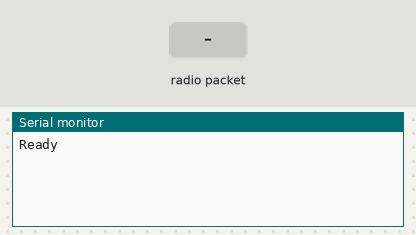
Recording of a sketch running on a simulated Arduino Uno, built with avr-gcc and run on an emulated ATmega328P. Shown: the last lines printed to the serial monitor. The inputs (shaded band) are chosen by the test bench. No radio packets arrive unless stated.

Above: at 1.2 s.
1.3 s: radio packet "1" arrives
At 2.5 s:
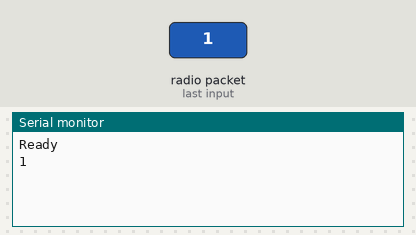
2.8 s: radio packet "0" arrives
At 3.7 s:
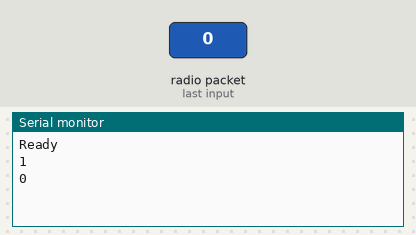
4.3 s: radio packet "2" arrives
At 4.9 s:
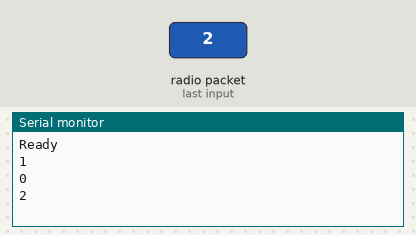

The sketch:

rf_receiver.ino
```cpp
#include <VirtualWire.h>
byte message[VW_MAX_MESSAGE_LEN]; // a buffer to hold the incoming messages
byte msgLength = VW_MAX_MESSAGE_LEN; // the size of the message

char incomingbyte;


void setup()
{
Serial.begin(9600);
Serial.println("Ready");
// Initialize the IO and ISR
vw_setup(2000); // Bits per sec
vw_rx_start(); // Start the receiver
}

void loop()
{


if (vw_get_message(message, &msgLength)) // Non-blocking

{
//Serial.print("Got: ");


//for (int i = 0; i < msgLength; i++)
//{
//Serial.write(message[i]);
//}
//Serial.println();


//read the byte and store it in incoming byte
int i;
incomingbyte = message[i];     //Serial.read();
//


// if else with the incoming byte! :D :D

//--------------------------------------------
/*
if( incomingbyte == 'a')
{

Serial.print("I got ");
Serial.print(incomingbyte);
Serial.println();
}

else{

  Serial.print("NOO");
  Serial.println();
}
*/
///--------------------------------------------------

Serial.println(incomingbyte);
Serial.println();


}}
```

Measured:
- after the input at 1.3 s, the serial monitor: prints a new line at once (image 1)
- after the input at 2.8 s, the serial monitor: prints a new line at once (image 2)
- after the input at 4.3 s, the serial monitor: prints a new line at once (image 3)
